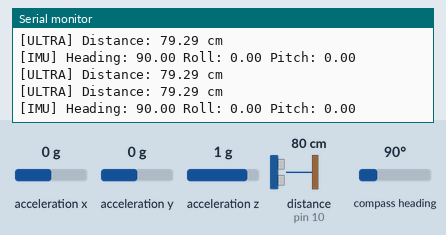
The sketch below on a simulated Arduino Uno, built for the host (arithmetic inside an expression is 32-bit, double 64-bit). On the bench: the last lines printed to the serial monitor. Wiring (inferred from the names in the program): ultrasonic range finder: trigger pin 9; echo pin 10. The inputs (shaded band) are chosen by the test bench; at power-on: acceleration x 0 g, distance to the obstacle (sensor on pin 10) 80 cm, acceleration y 0 g, acceleration z 1 g, compass heading 90°. The echo pulse lasts 58.3 µs per cm.

Above: at 1.2 s.
1.3 s: acceleration x set to -1.4 g
At 1.35 s:
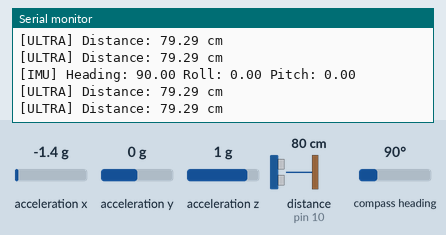
2.8 s: distance to the obstacle (sensor on pin 10) set to 2 cm
At 2.87 s:
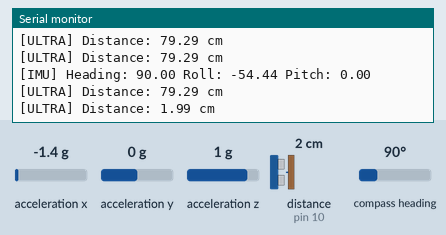
4.3 s: acceleration y set to -1.4 g
At 4.32 s:
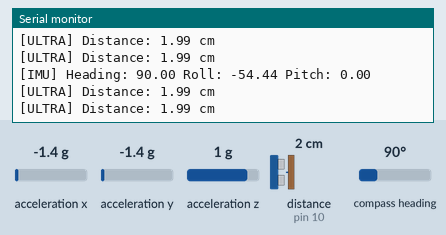
5.8 s: acceleration z set to -1.4 g
At 5.87 s:
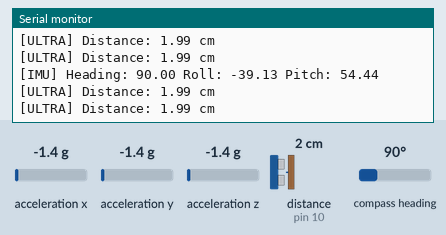
7.3 s: distance to the obstacle (sensor on pin 10) set to 4 cm
At 7.41 s:
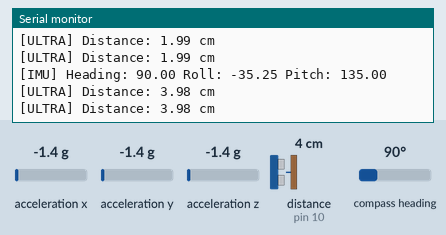
8.8 s: compass heading set to 7°
At 8.86 s:
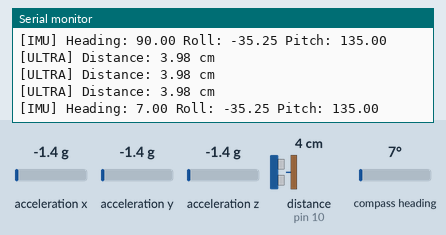
Timing chart, 0 to 11.3 s (numbered marks = the images above; inputs shaded):
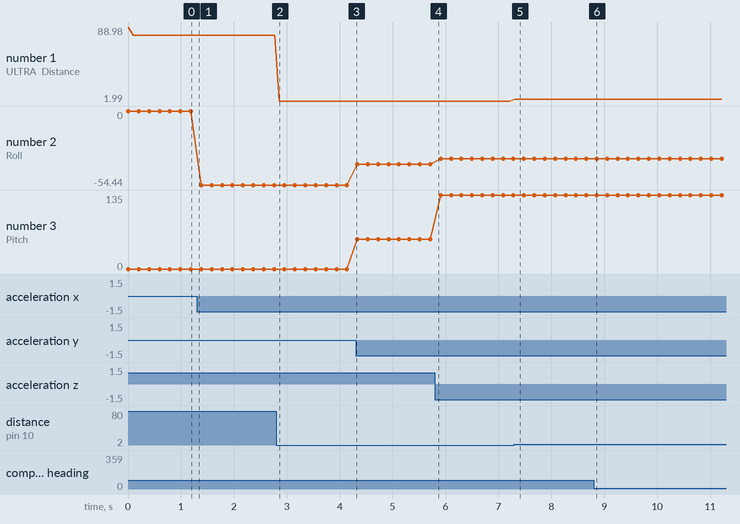

The sketch:

arduino_sound.ino
```cpp
#include <Wire.h>
#include <Adafruit_Sensor.h>
#include <Adafruit_BNO055.h>
#include <utility/imumaths.h>
#include <Arduino_FreeRTOS.h>

//imu
Adafruit_BNO055 bno = Adafruit_BNO055(55);

//ultrason
const int trigPin = 9;
const int echoPin = 10;

TaskHandle_t imuTaskHandle;
TaskHandle_t ultraTaskHandle;

//imu
void imuTask(void *pvParameters) {
  (void) pvParameters;
  for (;;) {
    imu::Vector<3> euler = bno.getVector(Adafruit_BNO055::VECTOR_EULER);

    Serial.print("[IMU] Heading: ");
    Serial.print(euler.x());
    Serial.print(" Roll: ");
    Serial.print(euler.y());
    Serial.print(" Pitch: ");
    Serial.println(euler.z());
    vTaskDelay(200 / portTICK_PERIOD_MS);
  }
}

//ultrason
void ultrasonicTask(void *pvParameters) {
  (void) pvParameters;

  for (;;) {
    digitalWrite(trigPin, LOW);
    delayMicroseconds(2);

    digitalWrite(trigPin, HIGH);
    delayMicroseconds(10);
    digitalWrite(trigPin, LOW);

    long duration = pulseIn(echoPin, HIGH);
    float distance = duration * 0.034 / 2;

    Serial.print("[ULTRA] Distance: ");
    Serial.print(distance);
    Serial.println(" cm");

    vTaskDelay(100 / portTICK_PERIOD_MS);
  }
}

void setup() {
  Serial.begin(115200);

  //ultrason
  pinMode(trigPin, OUTPUT);
  pinMode(echoPin, INPUT);

  //imu
  if (!bno.begin()) {
    Serial.println("No BNO055 detected!");
    while (1);
  }
  bno.setExtCrystalUse(true);

  xTaskCreate(
    imuTask,
    "IMU Task",
    256,
    NULL,
    1,
    &imuTaskHandle
  );
  xTaskCreate(
    ultrasonicTask,
    "Ultrasonic Task",
    256,
    NULL,
    1,
    &ultraTaskHandle
  );
}

void loop() {
  //pas utilisé avec FreeRTOS
}
```

Measured:
- after the input at 2.8 s, the serial monitor: prints a new line after 0.06 s (image 2)
- after the input at 7.3 s, the serial monitor: prints a new line at once (image 5)
- after the input at 8.8 s, the serial monitor: prints a new line after 0.06 s (image 6)
- plotted number 1: 79.29 → 1.99 after the input at 2.8 s, 1.99 → 3.98 after the input at 7.3 s
- plotted number 2: 0 → -54.44 after the input at 1.3 s, -54.44 → -39.13 after the input at 4.3 s, -39.13 → -35.25 after the input at 5.8 s
- plotted number 3: 0 → 54.44 after the input at 4.3 s, 54.44 → 135 after the input at 5.8 s
